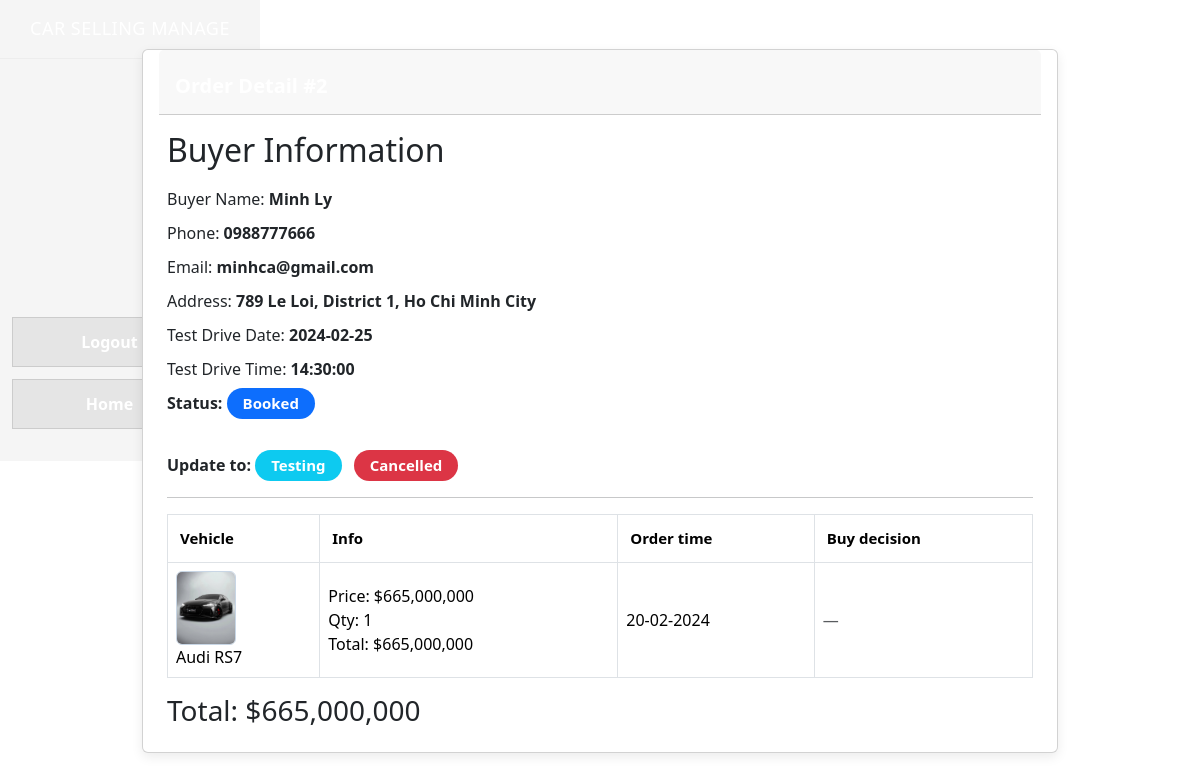
The app's page /admin/order-detail.php?order_id=2 with its own data.
### tables this page shows
CREATE TABLE orders (
    order_id INT AUTO_INCREMENT PRIMARY KEY,
    customer_id INT NOT NULL, 
    status INT(11) NOT NULL DEFAULT 2, 
    total_amount DECIMAL(15, 2) NOT NULL DEFAULT 0.00,
    deposit DECIMAL(15, 2) DEFAULT 0.00,
    shipping_name VARCHAR(255),
    shipping_phone VARCHAR(20),
    shipping_address TEXT,
    test_drive_date DATE,
    test_drive_time TIME,
    showroom VARCHAR(50),
    created_at timestamp NOT NULL DEFAULT current_timestamp(), 
    CONSTRAINT fk_orders_customer FOREIGN KEY (customer_id) REFERENCES customer(customer_id)
);

CREATE TABLE customer (
    customer_id INT AUTO_INCREMENT PRIMARY KEY,
    name VARCHAR(255) NOT NULL,
    age INT, 
    phone_number VARCHAR(20),
    email VARCHAR(255),
    dob DATE, 
    username VARCHAR(100) UNIQUE,
    address varchar(191) DEFAULT NULL, 
    password VARCHAR(255),
    role VARCHAR(20) DEFAULT 'user' 
);

CREATE TABLE order_detail (
    order_detail_id INT AUTO_INCREMENT PRIMARY KEY,
    vehicle_id INT NOT NULL,
    order_id INT DEFAULT NULL,
    amount DECIMAL(15, 2) NOT NULL,
	quantity INT(11) NOT NULL,
    created_at timestamp NOT NULL DEFAULT current_timestamp(),
    buy_status TINYINT(1) DEFAULT 1,
    CONSTRAINT fk_orderdetail_vehicle FOREIGN KEY (vehicle_id) REFERENCES vehicle(vehicle_id),
    CONSTRAINT fk_orderdetail_orders FOREIGN KEY (order_id) REFERENCES orders(order_id) ON DELETE CASCADE
);

CREATE TABLE vehicle (
    vehicle_id INT AUTO_INCREMENT PRIMARY KEY,
    manufacturer_id INT, 
    model VARCHAR(255) NOT NULL,
    year INT,
    price DECIMAL(15, 2), 
    image_url VARCHAR(500),
    video_url VARCHAR(500), 
    stock INT DEFAULT 0, 
    description TEXT,
    CONSTRAINT fk_vehicle_manufacturer FOREIGN KEY (manufacturer_id) REFERENCES manufacturer(manufacturer_id)
);

### admin/order-detail.php (the view, shortened to what this page needs)
<?php
include("dbconn.php");
$order_id = isset($_GET['order_id']) ? (int)$_GET['order_id'] : 0;
$sqlOrder = "
    SELECT
        o.order_id, o.status, o.test_drive_date, o.test_drive_time,
        COALESCE(o.shipping_name, c.name) AS display_name,
        COALESCE(o.shipping_phone, c.phone_number) AS display_phone,
        COALESCE(o.shipping_address, c.address) AS display_address,
        c.email
    FROM orders o
    JOIN customer c ON o.customer_id = c.customer_id
    WHERE o.order_id = $order_id
";
$orderInfo = mysqli_query($link, $sqlOrder);
$first = mysqli_fetch_assoc($orderInfo);
$sqlDetail = "
    SELECT od.vehicle_id, od.quantity, od.amount, od.created_at, od.buy_status,
           v.model, v.image_url
    FROM order_detail od
    JOIN vehicle v ON od.vehicle_id = v.vehicle_id
    WHERE od.order_id = $order_id
";
$details = mysqli_query($link, $sqlDetail);
$total = 0;
?>
<!DOCTYPE html>
<html lang="en">
<head>
    <link rel="stylesheet" href="bootstrap.min.css">
    <link rel="stylesheet" href="./css/admin_order.css">
</head>
<body>
<div class="layout">
<?php include("header.php"); ?>
<div class="container-fluid">
<div class="row">
<div class="col-12">
<div class="card my-4">
<div class="card-header p-0 position-relative mt-n4 mx-3 z-index-2">
    <div class="bg-gradient-primary shadow-primary border-radius-lg pt-4 pb-3">
        <h6 class="text-white ps-3">Order Detail #<?= $order_id ?></h6>
    </div>
</div>
<div class="card-body px-4">
    <h2>Buyer Information</h2>
    Buyer Name: <strong><?= htmlspecialchars($first['display_name']) ?></strong><br>
    Phone: <strong><?= htmlspecialchars($first['display_phone']) ?></strong><br>
    Email: <strong><?= htmlspecialchars($first['email']) ?></strong><br>
    Address: <strong><?= nl2br(htmlspecialchars($first['display_address'])) ?></strong><br>
    Test Drive Date: <strong><?= htmlspecialchars($first['test_drive_date']) ?></strong><br>
    Test Drive Time: <strong><?= htmlspecialchars($first['test_drive_time']) ?></strong><br>
    <strong>Status:</strong>
    <?php
        switch ($first['status']) {
            case 2: echo '<span class="badge bg-primary">Booked</span>'; break;
        }
    ?>
    <?php if ($first['status'] == 2 || $first['status'] == 3): ?>
        <br><br><strong>Update to:</strong>
        <?php if ($first['status'] == 2): ?>
            <a href="order.php?order=3&order_id=<?= $order_id ?>" class="badge bg-info">Testing</a>
            <a href="order.php?order=5&order_id=<?= $order_id ?>" class="badge bg-danger">Cancelled</a>
        <?php else: ?>
            <a href="order.php?order=4&order_id=<?= $order_id ?>" class="badge bg-success">Success</a>
            <a href="order.php?order=5&order_id=<?= $order_id ?>" class="badge bg-danger">Cancelled</a>
        <?php endif; ?>
    <?php endif; ?>
    <hr>
    <table class="table table-bordered">
        <thead>
        <tr>
            <th>Vehicle</th>
            <th>Info</th>
            <th>Order time</th>
            <th>Buy decision</th>
        </tr>
        </thead>
        <tbody>
        <?php while ($item = mysqli_fetch_assoc($details)) { ?>
        <tr>
            <td>
                <img src="../<?= htmlspecialchars($item['image_url']) ?>" width="60"><br>
                <?= htmlspecialchars($item['model']) ?>
            </td>
            <td>
                Price: $<?= number_format($item['amount']) ?><br>
                Qty: <?= $item['quantity'] ?><br>
                Total:
                <?php
                    $tmp = $item['quantity'] * $item['amount'];
                    $total += $tmp;
                    echo "$" . number_format($tmp);
                ?>
            </td>
            <td><?= date('d-m-Y', strtotime($item['created_at'])) ?></td>
            <td>
            <?php
            if ($first['status'] == 3) {
            ?>
                <form method="POST" action="order-detail.php?order_id=<?= $order_id ?>">
                    <input type="hidden" name="vehicle_id" value="<?= $item['vehicle_id'] ?>">
                    <select name="decision" class="form-select" onchange="this.form.submit()">
                        <option value="">-- Chọn --</option>
                        <option value="buy" <?= ($item['buy_status'] == 1) ? "selected" : "" ?>>Accepted</option>
                        <option value="no_buy" <?= ($item['buy_status'] == 0) ? "selected" : "" ?>>Refused</option>
                    </select>
                </form>
            <?php
            } else {
                echo '<span class="text-muted">—</span>';
            }
            ?>
            </td>
        </tr>
        <?php } ?>
        </tbody>
    </table>
    <h3>Total: $<?= number_format($total) ?></h3>
</div>
</div>
</div>
</div>
</div>
</body>
</html>

### admin/css/admin_order.css (style rules this page uses)
.layout { display: flex; width: 100%; }
.container-fluid { margin-left: 320px; padding: 25px; max-width: calc(100% - 260px); width: 80%; }
.card { border-radius: 12px; overflow: hidden; background: #fdfefe; box-shadow: 0 4px 12px rgba(0,0,0,0.08); margin-bottom: 20px; }
.card-header { padding: 15px 20px; background: #85b4e8; color: #fff; border-top-left-radius: 12px; border-top-right-radius: 12px; display: flex; flex-direction: column; align-items: flex-start; gap: 12px; }
.card-header h6 { margin: 0; font-weight: 700; font-size: 20px; }
.badge { cursor: pointer; padding: 6px 14px; font-size: 14px; font-weight: 500; border-radius: 12px; text-decoration: none; transition: 0.25s; margin-right: 8px; }
.badge.bg-primary { border-radius: 25px; padding: 8px 16px; font-size: 15px; background: #c87ac9; }
.badge.bg-info { border-radius: 20px; padding: 8px 16px; font-size: 15px; background: #ce9fcc; }
.badge.bg-danger { border-radius: 20px; padding: 8px 16px; font-size: 15px; background: #5f5d5d; }
.table { margin-top: 10px; border-radius: 8px; overflow: hidden; width: 100%; margin: 0; border-radius: 0; }
.table thead tr { background: #91beea; color: #ffffff; }
.table thead th { padding: 12px; font-size: 15px; font-weight: 600; border-bottom: none; }
.table td, .table th { vertical-align: middle; padding: 12px; }
.table img { border-radius: 6px; object-fit: cover; border: 1px solid #c8d6e5; }
strong { font-weight: 600; margin-top: 10px; display: inline-block; }
hr { margin: 15px 0; border-top: 1px solid #ccc; }

### records on screen
orders: customer.email "minhca@gmail.com", test_drive_date "2024-02-25", test_drive_time "14:30:00"
order_detail: vehicle.image_url (picture), vehicle.model "Audi RS7", amount "665,000,000", quantity "1", tmp "665,000,000", created_at "20-02-2024"

### other values on screen
$first['display_name'] "Minh Ly"
$first['display_phone'] "0988777666"
$first['display_address'] "789 Le Loi, District 1, Ho Chi Minh City"
$total "665,000,000"
